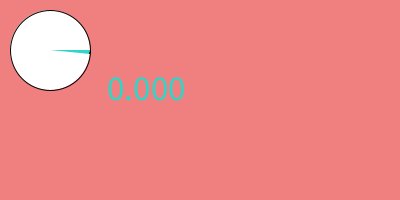
Frame 1 (no input)
Frame 60 (the mouse pressed at the canvas centre just before this capture): identical to frame 1, image omitted
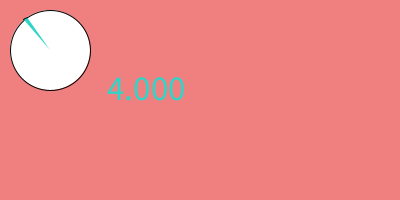
Frame 120 (the mouse held since frame 60 and released just before this capture)

The Processing sketch that drew these frames (run headless with seeded random() and noise(); from frame 60 on, the mouse is pressed at the canvas centre):

// Processing sketch: week16_3
// ── week16_3.pde
//week16-3
void setup(){//設定，只做1次
  size(400,200);  
}
void draw(){//畫，每秒畫60次
  background(#F08080);
  fill(255);
  ellipse(50,50, 80,80);
      //  圓心,  寬,高  
  fill(48,213,200);
  float start=mouseX/50.0;
  textSize(35);
  text( start, 100,100);//畫出字
  arc(50,50, 80,80, 0+start, 0.1+start);//畫出 圓弧
}   //圓心   寬,高 開始 結束
